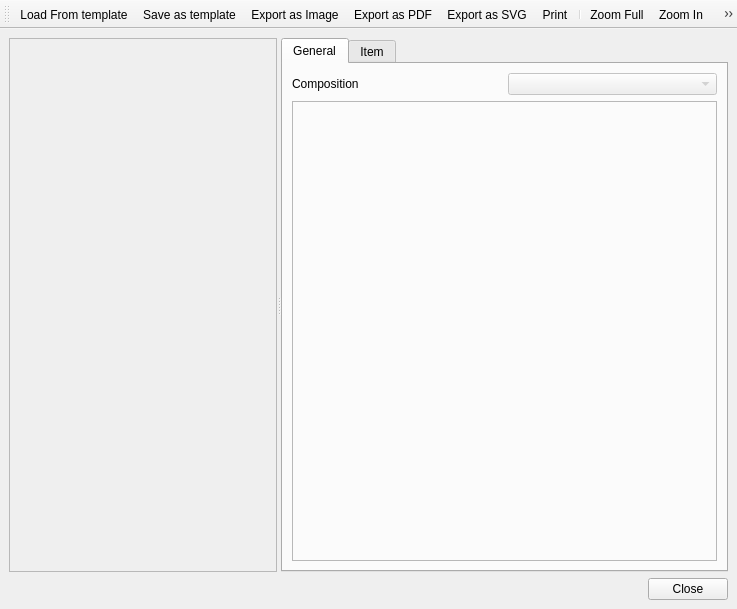
<?xml version="1.0" encoding="UTF-8"?>
<ui version="4.0">
 <class>QgsComposerBase</class>
 <widget class="QMainWindow" name="QgsComposerBase">
  <property name="geometry">
   <rect>
    <x>0</x>
    <y>0</y>
    <width>737</width>
    <height>609</height>
   </rect>
  </property>
  <property name="mouseTracking">
   <bool>true</bool>
  </property>
  <property name="windowTitle">
   <string>MainWindow</string>
  </property>
  <widget class="QWidget" name="centralwidget">
   <property name="mouseTracking">
    <bool>true</bool>
   </property>
   <layout class="QGridLayout" name="gridLayout">
    <item row="0" column="0">
     <widget class="QSplitter" name="mSplitter">
      <property name="mouseTracking">
       <bool>true</bool>
      </property>
      <property name="orientation">
       <enum>Qt::Horizontal</enum>
      </property>
      <widget class="QFrame" name="mViewFrame">
       <property name="mouseTracking">
        <bool>true</bool>
       </property>
       <property name="frameShape">
        <enum>QFrame::StyledPanel</enum>
       </property>
       <property name="frameShadow">
        <enum>QFrame::Raised</enum>
       </property>
      </widget>
      <widget class="QTabWidget" name="mOptionsTabWidget">
       <property name="sizePolicy">
        <sizepolicy hsizetype="Expanding" vsizetype="Expanding">
         <horstretch>0</horstretch>
         <verstretch>0</verstretch>
        </sizepolicy>
       </property>
       <property name="minimumSize">
        <size>
         <width>150</width>
         <height>10</height>
        </size>
       </property>
       <property name="maximumSize">
        <size>
         <width>32767</width>
         <height>32767</height>
        </size>
       </property>
       <property name="currentIndex">
        <number>0</number>
       </property>
       <widget class="QWidget" name="tab">
        <attribute name="title">
         <string>General</string>
        </attribute>
        <layout class="QGridLayout">
         <property name="margin">
          <number>9</number>
         </property>
         <property name="spacing">
          <number>6</number>
         </property>
         <item row="1" column="0" colspan="2">
          <widget class="QFrame" name="mCompositionOptionsFrame">
           <property name="frameShape">
            <enum>QFrame::StyledPanel</enum>
           </property>
           <property name="frameShadow">
            <enum>QFrame::Raised</enum>
           </property>
          </widget>
         </item>
         <item row="0" column="1">
          <widget class="QComboBox" name="mCompositionNameComboBox">
           <property name="enabled">
            <bool>false</bool>
           </property>
           <property name="sizePolicy">
            <sizepolicy hsizetype="Expanding" vsizetype="Fixed">
             <horstretch>0</horstretch>
             <verstretch>0</verstretch>
            </sizepolicy>
           </property>
          </widget>
         </item>
         <item row="0" column="0">
          <widget class="QLabel" name="textLabel1">
           <property name="sizePolicy">
            <sizepolicy hsizetype="Expanding" vsizetype="Preferred">
             <horstretch>0</horstretch>
             <verstretch>0</verstretch>
            </sizepolicy>
           </property>
           <property name="text">
            <string>Composition</string>
           </property>
          </widget>
         </item>
        </layout>
       </widget>
       <widget class="QWidget" name="tab_2">
        <attribute name="title">
         <string>Item</string>
        </attribute>
        <layout class="QGridLayout">
         <property name="margin">
          <number>0</number>
         </property>
         <property name="spacing">
          <number>6</number>
         </property>
         <item row="0" column="0">
          <widget class="QStackedWidget" name="mItemStackedWidget">
           <widget class="QWidget" name="page"/>
           <widget class="QWidget" name="page_2"/>
          </widget>
         </item>
        </layout>
       </widget>
      </widget>
     </widget>
    </item>
    <item row="1" column="0">
     <widget class="QDialogButtonBox" name="mButtonBox">
      <property name="standardButtons">
       <set>QDialogButtonBox::Close</set>
      </property>
     </widget>
    </item>
   </layout>
  </widget>
  <widget class="QToolBar" name="toolBar">
   <property name="orientation">
    <enum>Qt::Horizontal</enum>
   </property>
   <attribute name="toolBarArea">
    <enum>TopToolBarArea</enum>
   </attribute>
   <attribute name="toolBarBreak">
    <bool>false</bool>
   </attribute>
   <addaction name="mActionLoadFromTemplate"/>
   <addaction name="mActionSaveAsTemplate"/>
   <addaction name="mActionExportAsImage"/>
   <addaction name="mActionExportAsPDF"/>
   <addaction name="mActionExportAsSVG"/>
   <addaction name="mActionPrint"/>
   <addaction name="separator"/>
   <addaction name="mActionZoomAll"/>
   <addaction name="mActionZoomIn"/>
   <addaction name="mActionZoomOut"/>
   <addaction name="mActionRefreshView"/>
   <addaction name="separator"/>
   <addaction name="mActionAddNewMap"/>
   <addaction name="mActionAddImage"/>
   <addaction name="mActionAddNewLabel"/>
   <addaction name="mActionAddNewLegend"/>
   <addaction name="mActionAddNewScalebar"/>
   <addaction name="mActionAddBasicShape"/>
   <addaction name="mActionAddArrow"/>
   <addaction name="mActionSelectMoveItem"/>
   <addaction name="mActionMoveItemContent"/>
   <addaction name="mActionGroupItems"/>
   <addaction name="mActionUngroupItems"/>
  </widget>
  <action name="mActionPrint">
   <property name="icon">
    <iconset>
     <normaloff>../themes/default/mActionFilePrint.png</normaloff>../themes/default/mActionFilePrint.png</iconset>
   </property>
   <property name="text">
    <string>&amp;Print...</string>
   </property>
  </action>
  <action name="mActionZoomAll">
   <property name="icon">
    <iconset>
     <normaloff>../themes/default/mActionZoomFullExtent.png</normaloff>../themes/default/mActionZoomFullExtent.png</iconset>
   </property>
   <property name="text">
    <string>Zoom Full</string>
   </property>
  </action>
  <action name="mActionZoomIn">
   <property name="icon">
    <iconset>
     <normaloff>../themes/default/mActionZoomIn.png</normaloff>../themes/default/mActionZoomIn.png</iconset>
   </property>
   <property name="text">
    <string>Zoom In</string>
   </property>
  </action>
  <action name="mActionZoomOut">
   <property name="icon">
    <iconset>
     <normaloff>../themes/default/mActionZoomOut.png</normaloff>../themes/default/mActionZoomOut.png</iconset>
   </property>
   <property name="text">
    <string>Zoom Out</string>
   </property>
  </action>
  <action name="mActionAddNewMap">
   <property name="icon">
    <iconset>
     <normaloff>../themes/default/mActionAddMap.png</normaloff>../themes/default/mActionAddMap.png</iconset>
   </property>
   <property name="text">
    <string>Add Map</string>
   </property>
   <property name="toolTip">
    <string>Add new map</string>
   </property>
  </action>
  <action name="mActionAddNewLabel">
   <property name="icon">
    <iconset>
     <normaloff>../themes/default/mActionLabel.png</normaloff>../themes/default/mActionLabel.png</iconset>
   </property>
   <property name="text">
    <string>Add Label</string>
   </property>
   <property name="toolTip">
    <string>Add new label</string>
   </property>
  </action>
  <action name="mActionAddNewLegend">
   <property name="icon">
    <iconset>
     <normaloff>../themes/default/mActionAddLegend.png</normaloff>../themes/default/mActionAddLegend.png</iconset>
   </property>
   <property name="text">
    <string>Add Vector Legend</string>
   </property>
   <property name="toolTip">
    <string>Add new vect legend</string>
   </property>
  </action>
  <action name="mActionSelectMoveItem">
   <property name="icon">
    <iconset>
     <normaloff>../themes/default/mActionPan.png</normaloff>../themes/default/mActionPan.png</iconset>
   </property>
   <property name="text">
    <string>Move Item</string>
   </property>
   <property name="toolTip">
    <string>Select/Move item</string>
   </property>
  </action>
  <action name="mActionExportAsImage">
   <property name="icon">
    <iconset>
     <normaloff>../themes/default/mActionSaveMapAsImage.png</normaloff>../themes/default/mActionSaveMapAsImage.png</iconset>
   </property>
   <property name="text">
    <string>Export as Image...</string>
   </property>
  </action>
  <action name="mActionExportAsPDF">
   <property name="icon">
    <iconset>
     <normaloff>../themes/default/mActionSaveAsPDF.png</normaloff>../themes/default/mActionSaveAsPDF.png</iconset>
   </property>
   <property name="text">
    <string>Export as PDF...</string>
   </property>
  </action>
  <action name="mActionExportAsSVG">
   <property name="icon">
    <iconset>
     <normaloff>../themes/default/mActionSaveAsSVG.png</normaloff>../themes/default/mActionSaveAsSVG.png</iconset>
   </property>
   <property name="text">
    <string>Export as SVG...</string>
   </property>
  </action>
  <action name="mActionAddNewScalebar">
   <property name="icon">
    <iconset>
     <normaloff>../../plugins/scale_bar/icon.xpm</normaloff>../../plugins/scale_bar/icon.xpm</iconset>
   </property>
   <property name="text">
    <string>Add Scalebar</string>
   </property>
   <property name="toolTip">
    <string>Add new scalebar</string>
   </property>
  </action>
  <action name="mActionRefreshView">
   <property name="icon">
    <iconset>
     <normaloff>../themes/default/mActionDraw.png</normaloff>../themes/default/mActionDraw.png</iconset>
   </property>
   <property name="text">
    <string>Refresh</string>
   </property>
   <property name="toolTip">
    <string>Refresh view</string>
   </property>
  </action>
  <action name="mActionAddImage">
   <property name="icon">
    <iconset>
     <normaloff>../themes/default/mActionAddImage.png</normaloff>../themes/default/mActionAddImage.png</iconset>
   </property>
   <property name="text">
    <string>Add Image</string>
   </property>
  </action>
  <action name="mActionMoveItemContent">
   <property name="text">
    <string>Move Content</string>
   </property>
   <property name="toolTip">
    <string>Move item content</string>
   </property>
  </action>
  <action name="mActionGroupItems">
   <property name="text">
    <string>Group</string>
   </property>
   <property name="toolTip">
    <string>Group items</string>
   </property>
  </action>
  <action name="mActionUngroupItems">
   <property name="text">
    <string>Ungroup</string>
   </property>
   <property name="toolTip">
    <string>Ungroup items</string>
   </property>
  </action>
  <action name="mActionRaiseItems">
   <property name="text">
    <string>Raise</string>
   </property>
   <property name="toolTip">
    <string>Raise selected items</string>
   </property>
  </action>
  <action name="mActionLowerItems">
   <property name="text">
    <string>Lower</string>
   </property>
   <property name="toolTip">
    <string>Lower selected items</string>
   </property>
  </action>
  <action name="mActionMoveItemsToTop">
   <property name="text">
    <string>Bring to Front</string>
   </property>
   <property name="toolTip">
    <string>Move selected items to top</string>
   </property>
  </action>
  <action name="mActionMoveItemsToBottom">
   <property name="text">
    <string>Send to Back</string>
   </property>
   <property name="toolTip">
    <string>Move selected items to bottom</string>
   </property>
  </action>
  <action name="mActionLoadFromTemplate">
   <property name="text">
    <string>Load From template</string>
   </property>
  </action>
  <action name="mActionSaveAsTemplate">
   <property name="text">
    <string>Save as template</string>
   </property>
  </action>
  <action name="mActionAlignLeft">
   <property name="text">
    <string>Align left</string>
   </property>
   <property name="toolTip">
    <string>Align selected items left</string>
   </property>
  </action>
  <action name="mActionAlignHCenter">
   <property name="text">
    <string>Align center</string>
   </property>
   <property name="toolTip">
    <string>Align center horizontal</string>
   </property>
  </action>
  <action name="mActionAlignRight">
   <property name="text">
    <string>Align right</string>
   </property>
   <property name="toolTip">
    <string>Align selected items right</string>
   </property>
  </action>
  <action name="mActionAlignTop">
   <property name="text">
    <string>Align top</string>
   </property>
   <property name="toolTip">
    <string>Align selected items to top</string>
   </property>
  </action>
  <action name="mActionAlignVCenter">
   <property name="text">
    <string>Align center vertical</string>
   </property>
   <property name="toolTip">
    <string>Align center vertical</string>
   </property>
  </action>
  <action name="mActionAlignBottom">
   <property name="text">
    <string>Align bottom</string>
   </property>
   <property name="toolTip">
    <string>Align selected items bottom</string>
   </property>
  </action>
  <action name="mActionQuit">
   <property name="text">
    <string>&amp;Quit</string>
   </property>
   <property name="toolTip">
    <string>Quit</string>
   </property>
   <property name="shortcut">
    <string>Ctrl+Q</string>
   </property>
  </action>
  <action name="mActionAddBasicShape">
   <property name="checkable">
    <bool>true</bool>
   </property>
   <property name="text">
    <string>Add Basic Shape</string>
   </property>
  </action>
  <action name="mActionAddArrow">
   <property name="checkable">
    <bool>true</bool>
   </property>
   <property name="text">
    <string>Add arrow</string>
   </property>
  </action>
 </widget>
 <tabstops>
  <tabstop>mCompositionNameComboBox</tabstop>
  <tabstop>mOptionsTabWidget</tabstop>
 </tabstops>
 <resources/>
 <connections/>
</ui>
